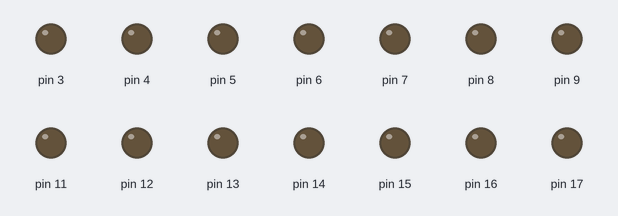
The sketch below on a simulated Arduino Uno, built with avr-gcc and run on an emulated ATmega328P. Shown: output pins drawn as LEDs (lit = HIGH). Pins used as bus, display or sensor lines are not drawn.

Above: at 0.15 s.
At 0.75 s:
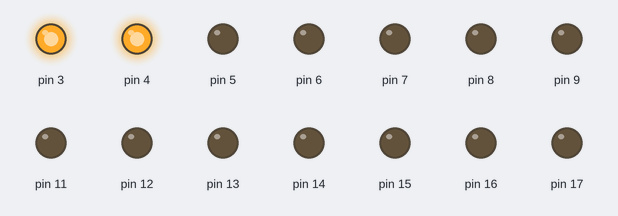
At 1.35 s:
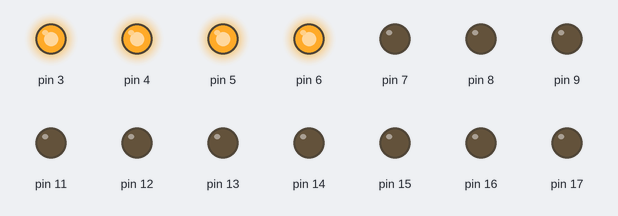
At 2.4 s:
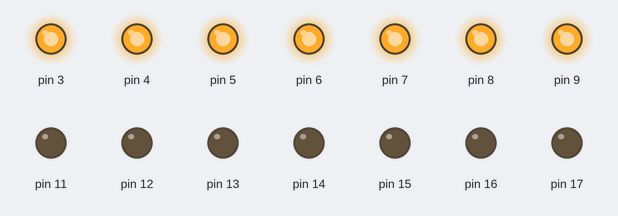
At 3.75 s:
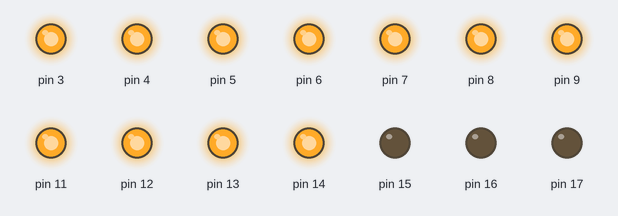
At 5.1 s:
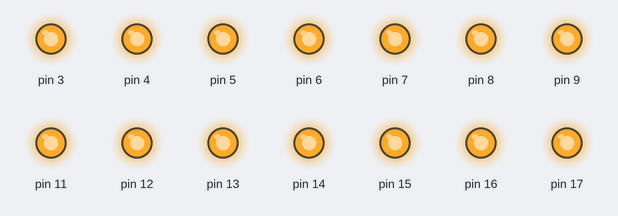
Timing chart, 0 to 7.5 s (numbered marks = the images above):
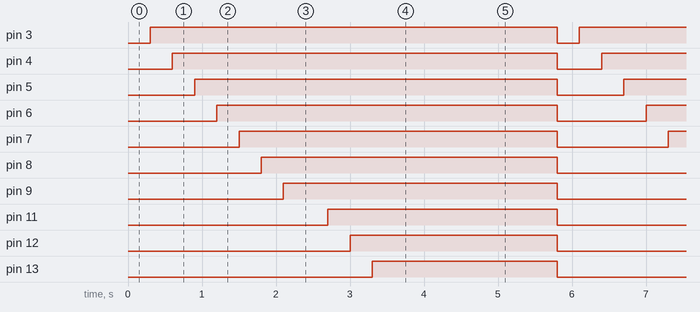

Measured:
- by itself, pin 3: alternates HIGH for 5.5 s and LOW for 0.30 s
- by itself, pin 4: alternates HIGH for 5.2 s and LOW for 0.60 s
- by itself, pin 5: alternates HIGH for 4.9 s and LOW for 0.90 s
- by itself, pin 6: alternates HIGH for 4.6 s and LOW for 1.2 s
- by itself, pin 7: alternates HIGH for 4.3 s and LOW for 1.5 s
- by itself, pin 8: alternates HIGH for 4.0 s and LOW for 1.8 s
- by itself, pin 9: alternates HIGH for 3.7 s and LOW for 2.1 s
- by itself, pin 11: alternates HIGH for 3.1 s and LOW for 2.7 s

The sketch:

ledmatrix.ino
```cpp
/* Pin Mapping for LM12088 8x8 LED Matrix
Arduino   LED Matrix    Designator
 2          9           Row 1      startRowPin
 3         14           Row 2
 4          8           Row 3
 5         12           Row 4
 6          1           Row 5
 7          7           Row 6
 8          2           Row 7
 9          5           Row 8
10         13           Column 1   startColPin
11          3           Column 2
12          4           Column 3
13         10           Column 4
14(A0)      6           Column 5
15(A1)     11           Column 6
16(A2)     15           Column 7
17(A3)     16           Column 8

This pin map works on uno, but NOT on nano328.
*/

const byte ROWS = 8;
const byte COLS = 8;
const int startRowPin = 2;
const int startColPin = 10;

void clearLEDs() {
    for (int r = 0; r < ROWS; r++) {
        digitalWrite( r + startRowPin, LOW);
    }
    for (int c = 0; c < COLS; c++) {
        digitalWrite( c + startColPin, LOW);
    }
}

void setup() {
    for (int r = 0; r < ROWS; r++) {
        pinMode( r + startRowPin, OUTPUT);
    }
    for (int c = 0; c < COLS; c++) {
        pinMode( c + startColPin, OUTPUT);
    }
}

void loop() {
    clearLEDs();

    // 往下而下，一排一排(Row)打開
    for (int r = 0; r < ROWS; r++) {
        digitalWrite( r + startRowPin, HIGH);
        delay(300);
    }

    // 往左而右，一行一行(Column)關掉
    for (int c = 0; c < COLS; c++) {
        digitalWrite(c + startColPin, HIGH);
        delay(300);
    }

    // 暫停 1 秒鐘
    delay(1000);
}
```
